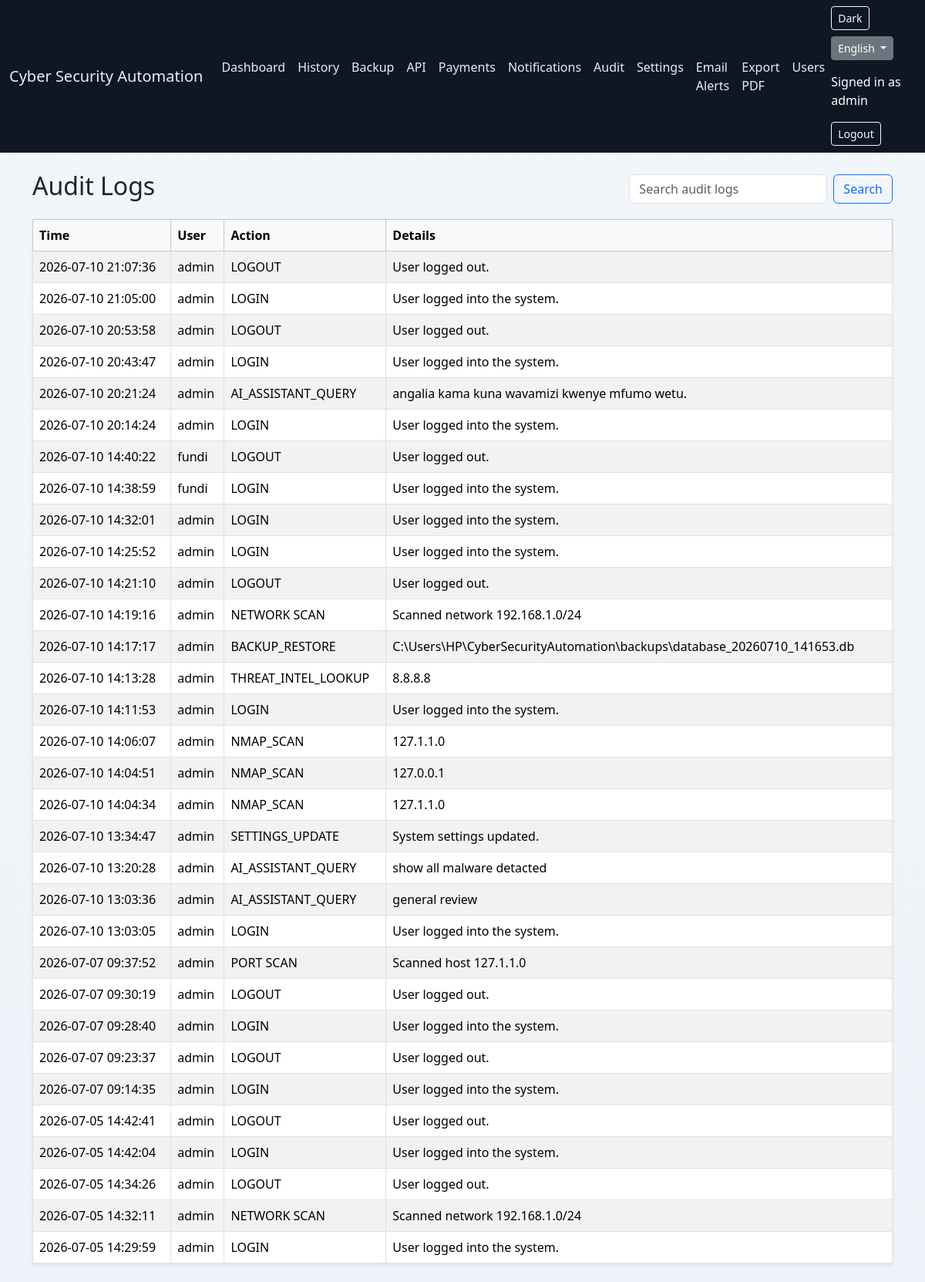
The app's page /audit (signed in) with its own data.
### tables this page shows
CREATE TABLE users(
                        id INTEGER PRIMARY KEY AUTOINCREMENT,
                        username TEXT UNIQUE,
                        password TEXT,
                        role TEXT DEFAULT 'user',
                        created_at TIMESTAMP DEFAULT CURRENT_TIMESTAMP,
                        email TEXT DEFAULT ''
                    );

CREATE TABLE audit_logs(
                id INTEGER PRIMARY KEY AUTOINCREMENT,
                username TEXT,
                action TEXT,
                details TEXT,
                log_time TIMESTAMP DEFAULT CURRENT_TIMESTAMP
);

### app.py (the view)
@app.route("/audit")
@login_required
@require_role("super_admin", "security_admin", "admin")
def audit_logs():
    search = request.args.get("search", "").strip()
    with get_db() as conn:
        cursor = conn.cursor()
        if search:
            cursor.execute(
                """
                SELECT *
                FROM audit_logs
                WHERE username LIKE ?
                   OR action LIKE ?
                   OR details LIKE ?
                ORDER BY log_time DESC
                LIMIT 200
                """,
                (f"%{search}%", f"%{search}%", f"%{search}%")
            )
        else:
            cursor.execute(
                """
                SELECT *
                FROM audit_logs
                ORDER BY log_time DESC
                LIMIT 200
                """
            )
        records = cursor.fetchall()
    return render_template(
        "audit_logs.html",
        records=records,
        search=search
    )

### app.py (called while the page is built)
def is_management_role(role_name):
    return role_name in PRIVILEGED_ROLES

def get_locale():
    lang = request.cookies.get("lang", "en")
    return lang if lang in LANGUAGES else "en"

def translate(text):
    locale = get_locale()
    return TRANSLATIONS.get(locale, {}).get(text, text)

@app.context_processor
def inject_translations():
    notification_count = 0
    if current_user.is_authenticated:
        notification_count = NotificationManager.get_unread_count(current_user.id)
    return {
        "_": translate,
        "current_language": get_locale(),
        "available_languages": LANGUAGES,
        "notification_count": notification_count,
        "user_can": user_can,
        "user_has_role": user_has_role,
        "get_user_permissions": get_user_permissions,
        "get_user_role_info": get_user_role_info,
        "is_management_role": is_management_role
    }

def ensure_database_initialized():
    global database_initialized
    if database_initialized:
        return
    init_database()
    database_initialized = True

@app.before_request
def bootstrap_database():
    ensure_database_initialized()

def get_db():
    conn = connect()
    conn.row_factory = sqlite3.Row
    return conn

@login_manager.user_loader
def load_user(user_id):
    conn = connect()
    conn.row_factory = sqlite3.Row
    cursor = conn.cursor()
    cursor.execute("""
        SELECT id,
               username,
               role
        FROM users
        WHERE id=?
    """, (user_id,))
    user = cursor.fetchone()
    conn.close()
    if user:
        return User(
            user["id"],
            user["username"],
            user["role"]
        )
    return None

### database.py (called while the page is built)
def is_postgres_enabled() -> bool:
    return DATABASE_URL.startswith("postgresql://") or DATABASE_URL.startswith("postgres://")

def _convert_placeholders(query: str) -> str:
    if is_postgres_enabled():
        return query.replace("?", "%s")
    return query

def connect():
    return DatabaseConnection()

    def __getitem__(self, key):
        if isinstance(key, int):
            return self._values[key]
        return self._data[key]

    def __len__(self):
        return len(self._values)

    def execute(self, query, params=None):
        converted_query = _convert_placeholders(query)
        if params is None:
            return self._cursor.execute(converted_query)
        return self._cursor.execute(converted_query, params)

    def cursor(self):
        return DatabaseCursor(self._conn.cursor())

### templates/audit_logs.html (shortened to what this page needs)
{% extends "base.html" %}
{% block content %}
<div class="d-flex justify-content-between align-items-center mb-3">
    <h2>Audit Logs</h2>
    <form method="get" class="d-flex gap-2">
        <input type="search" name="search" class="form-control" placeholder="Search audit logs" value="{{ search }}">
        <button class="btn btn-outline-primary" type="submit">Search</button>
    </form>
</div>
<div class="table-responsive shadow-sm">
    <table class="table table-striped table-bordered mb-0 align-middle">
        <thead class="table-light">
            <tr>
                <th>Time</th>
                <th>User</th>
                <th>Action</th>
                <th>Details</th>
            </tr>
        </thead>
        <tbody>
            {% for row in records %}
            <tr>
                <td>{{ row[4] }}</td>
                <td>{{ row[1] }}</td>
                <td>{{ row[2] }}</td>
                <td>{{ row[3] }}</td>
            </tr>
            {% else %}
            <tr>
                <td colspan="4" class="text-center text-muted">No audit records found.</td>
            </tr>
            {% endfor %}
        </tbody>
    </table>
</div>
{% endblock %}

### templates/base.html (shortened to what this page needs)
<!DOCTYPE html>
<html lang="{{ current_language }}" data-bs-theme="light">
<head>
    <link href="https://cdn.jsdelivr.net/npm/bootstrap@5.3.3/dist/css/bootstrap.min.css" rel="stylesheet">
    <link href="/static/app.css" rel="stylesheet">
</head>
<body class="app-body">
<nav class="navbar navbar-expand-lg navbar-dark app-navbar">
    <div class="container-fluid">
        <a class="navbar-brand" href="/">{{ _('Cyber Security Automation') }}</a>
        <div class="collapse navbar-collapse" id="navbarNav">
            <ul class="navbar-nav me-auto mb-2 mb-lg-0">
                <li class="nav-item">
                    <a class="nav-link" href="/">{{ _('Dashboard') }}</a>
                </li>
                <li class="nav-item">
                    <a class="nav-link" href="/history">{{ _('History') }}</a>
                </li>
                <li class="nav-item">
                    <a class="nav-link" href="/backup">Backup</a>
                </li>
                <li class="nav-item">
                    <a class="nav-link" href="/api">API</a>
                </li>
                {% if current_user.is_authenticated and user_can('payments.view') %}
                <li class="nav-item">
                    <a class="nav-link" href="/payments">Payments</a>
                </li>
                {% endif %}
                {% if current_user.is_authenticated %}
                <li class="nav-item">
                    <a class="nav-link" href="/notifications">
                        Notifications
                    </a>
                </li>
                {% endif %}
                {% if current_user.is_authenticated and is_management_role(current_user.role) %}
                <li class="nav-item">
                    <a class="nav-link" href="/audit">Audit</a>
                </li>
                <li class="nav-item">
                    <a class="nav-link" href="/settings">Settings</a>
                </li>
                <li class="nav-item">
                    <a class="nav-link" href="/email-alerts">Email Alerts</a>
                </li>
                {% endif %}
                <li class="nav-item">
                    <a class="nav-link" href="/report">{{ _('Export PDF') }}</a>
                </li>
                {% if current_user.is_authenticated and is_management_role(current_user.role) %}
                <li class="nav-item">
                    <a class="nav-link" href="/users">{{ _('Users') }}</a>
                </li>
                {% endif %}
            </ul>
            <div class="d-flex align-items-center flex-wrap gap-2 mt-3 mt-lg-0">
                <button id="themeToggle" class="btn btn-outline-light btn-sm me-2" type="button" aria-label="Toggle dark mode">Dark</button>
                <div class="dropdown me-2">
                    <button class="btn btn-secondary btn-sm dropdown-toggle" type="button" id="langMenu" data-bs-toggle="dropdown" aria-expanded="false">
                        {{ available_languages[current_language] }}
                    </button>
                </div>
                {% if current_user.is_authenticated %}
                <span class="navbar-text text-white me-3">{{ _('Signed in as') }} {{ current_user.username }}</span>
                <a href="/logout" class="btn btn-outline-light btn-sm">{{ _('Logout') }}</a>
                {% else %}
                <a href="/login" class="btn btn-outline-light btn-sm me-2">{{ _('Login') }}</a>
                <a href="/register" class="btn btn-light btn-sm">{{ _('Register') }}</a>
                {% endif %}
            </div>
        </div>
    </div>
</nav>
<div class="container py-4">
    {% block content %}{% endblock %}
</div>
</body>
</html>

### static/app.css (style rules this page uses)
:root { --app-body-gradient: linear-gradient(180deg, #f2f6fb 0%, #eef3f9 100%); --app-nav-bg: #0f1725; --app-nav-border: rgba(255, 255, 255, 0.08); }
.app-body { min-height: 100vh; background: var(--app-body-gradient); }
.app-navbar { background-color: var(--app-nav-bg); border-bottom: 1px solid var(--app-nav-border); }
.app-navbar .navbar-collapse { align-items: center; }
.app-navbar .navbar-brand, .app-navbar .nav-link, .app-navbar .navbar-text { color: rgba(255, 255, 255, 0.92); }

### records on screen
users: username "admin"
audit_logs: log_time "2026-07-10 21:07:36", username "admin", action "LOGOUT", details "User logged out."
audit_logs: log_time "2026-07-10 21:05:00", username "admin", action "LOGIN", details "User logged into the system."
audit_logs: log_time "2026-07-10 20:53:58", username "admin", action "LOGOUT", details "User logged out."
audit_logs: log_time "2026-07-10 20:43:47", username "admin", action "LOGIN", details "User logged into the system."
audit_logs: log_time "2026-07-10 20:21:24", username "admin", action "AI_ASSISTANT_QUERY", details "angalia kama kuna wavamizi kwenye mfumo wetu."
audit_logs: log_time "2026-07-10 20:14:24", username "admin", action "LOGIN", details "User logged into the system."
audit_logs: log_time "2026-07-10 14:40:22", username "fundi", action "LOGOUT", details "User logged out."
audit_logs: log_time "2026-07-10 14:38:59", username "fundi", action "LOGIN", details "User logged into the system."
audit_logs: log_time "2026-07-10 14:32:01", username "admin", action "LOGIN", details "User logged into the system."
audit_logs: log_time "2026-07-10 14:25:52", username "admin", action "LOGIN", details "User logged into the system."
audit_logs: log_time "2026-07-10 14:21:10", username "admin", action "LOGOUT", details "User logged out."
audit_logs: log_time "2026-07-10 14:19:16", username "admin", action "NETWORK SCAN", details "Scanned network 192.168.1.0/24"
audit_logs: log_time "2026-07-10 14:17:17", username "admin", action "BACKUP_RESTORE", details "C:\\Users\\HP\\CyberSecurityAutomation\\backups\\database_20260710_141653.db"
audit_logs: log_time "2026-07-10 14:13:28", username "admin", action "THREAT_INTEL_LOOKUP", details "8.8.8.8"
audit_logs: log_time "2026-07-10 14:11:53", username "admin", action "LOGIN", details "User logged into the system."
audit_logs: log_time "2026-07-10 14:06:07", username "admin", action "NMAP_SCAN", details "127.1.1.0"
audit_logs: log_time "2026-07-10 14:04:51", username "admin", action "NMAP_SCAN", details "127.0.0.1"
audit_logs: log_time "2026-07-10 14:04:34", username "admin", action "NMAP_SCAN", details "127.1.1.0"
audit_logs: log_time "2026-07-10 13:34:47", username "admin", action "SETTINGS_UPDATE", details "System settings updated."
audit_logs: log_time "2026-07-10 13:20:28", username "admin", action "AI_ASSISTANT_QUERY", details "show all malware detacted"
audit_logs: log_time "2026-07-10 13:03:36", username "admin", action "AI_ASSISTANT_QUERY", details "general review"
audit_logs: log_time "2026-07-10 13:03:05", username "admin", action "LOGIN", details "User logged into the system."
audit_logs: log_time "2026-07-07 09:37:52", username "admin", action "PORT SCAN", details "Scanned host 127.1.1.0"
audit_logs: log_time "2026-07-07 09:30:19", username "admin", action "LOGOUT", details "User logged out."
audit_logs: log_time "2026-07-07 09:28:40", username "admin", action "LOGIN", details "User logged into the system."
audit_logs: log_time "2026-07-07 09:23:37", username "admin", action "LOGOUT", details "User logged out."
audit_logs: log_time "2026-07-07 09:14:35", username "admin", action "LOGIN", details "User logged into the system."
audit_logs: log_time "2026-07-05 14:42:41", username "admin", action "LOGOUT", details "User logged out."
audit_logs: log_time "2026-07-05 14:42:04", username "admin", action "LOGIN", details "User logged into the system."
audit_logs: log_time "2026-07-05 14:34:26", username "admin", action "LOGOUT", details "User logged out."
audit_logs: log_time "2026-07-05 14:32:11", username "admin", action "NETWORK SCAN", details "Scanned network 192.168.1.0/24"
audit_logs: log_time "2026-07-05 14:29:59", username "admin", action "LOGIN", details "User logged into the system."

### other values on screen
{{ available_languages[current_language] }} "English"
